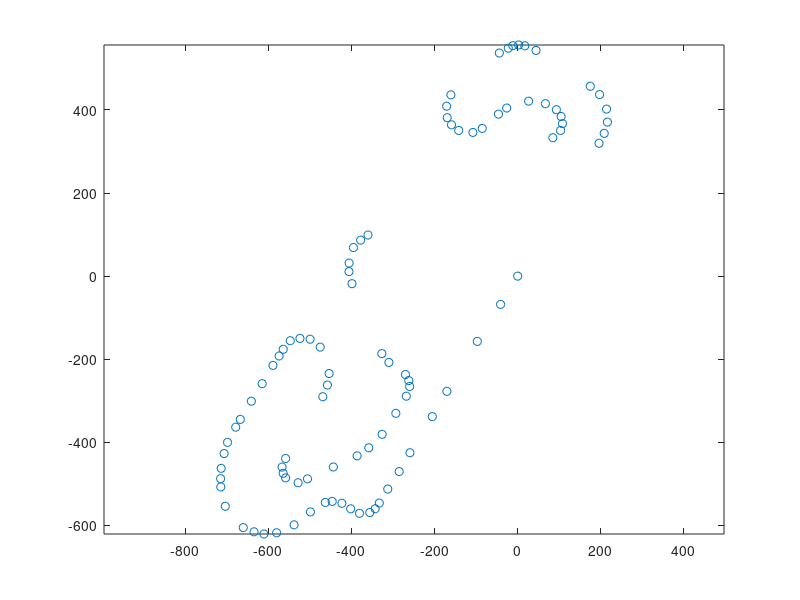

Here is the MATLAB script that generated this plot: (Note: this script raises an error after producing the figure.)
Coord = [41.56977149042216, 2.2610085554001316
41.56915985989898, 2.2604975951331587
41.568359153254626, 2.25980345169676
41.56727908718021, 2.258896327326605
41.56673133142587, 2.2584608230759082
41.56595018781376, 2.2577943400886005
41.56554241727891, 2.2574725896968166
41.565164207295346, 2.257132269255227
41.56486171279182, 2.256879515593584
41.564737677993996, 2.2567577207625638
41.56465498799699, 2.2565964553441193
41.56463895625053, 2.2562885850768186
41.564735990444575, 2.256026951736109
41.564856650154155, 2.255764190630238
41.56489715126424, 2.2554743640416066
41.564874369392236, 2.2552702449033286
41.56466933218906, 2.2548247915861714
41.56439004177655, 2.2543376122308185
41.56421751224624, 2.253817296905009
41.56419142302621, 2.2534391054082312
41.56423882269426, 2.2531434056696984
41.56432989644565, 2.252822197365407
41.564791472367276, 2.2522857555890377
41.565210901551374, 2.2521516451029022
41.56538950647221, 2.2521462353995187
41.56561226664362, 2.2521623739425536
41.565931632386715, 2.2522503920521864
41.566174173568335, 2.2523528107731647
41.56650328822991, 2.2525968917927224
41.56667186896909, 2.25273369248633
41.567065197888574, 2.2530636042090064
41.56744447706954, 2.253385469274828
41.567839808041334, 2.25370733438921
41.56818821978651, 2.2540138490396635
41.56804371332207, 2.253890418208712
41.56837386963705, 2.2542234249886484
41.568424037952454, 2.254513103547888
41.5684059773634, 2.2548161931515365
41.56823540488443, 2.2551166005463035
41.56766348210963, 2.2553821392256057
41.56741496882125, 2.2553319009824775
41.56716200387858, 2.25519474380137
41.5658255688494, 2.254084727510793
41.56563942035205, 2.253979467348548
41.56550479464634, 2.254012673024579
41.565405540710564, 2.254084727510793
41.56530053324923, 2.2544579226314805
41.56538406192591, 2.25473861645759
41.56564161606006, 2.2555094334813903
41.565882845206765, 2.25621863821475
41.56605677802089, 2.2565664329622006
41.56634821369126, 2.2569650284561242
41.56680281213009, 2.2573734520609077
41.56717393620304, 2.257685901124496
41.56738394486571, 2.2577847818829686
41.56751147927872, 2.257759422569031
41.567641681836896, 2.2576603835094065
41.56790419067727, 2.2571659796955252
41.568095105513606, 2.2569554593710355
41.56960808566598, 2.2560655325215206
41.56987058650365, 2.25597622087282
41.5700543364595, 2.255979410582459
41.57038984994326, 2.256109207724592
41.5705506973404, 2.25632389838617
41.57066113743711, 2.2565428889290122
41.572766168676836, 2.2620575393983087
41.572923663984646, 2.262288925617145
41.57307122680947, 2.262343927264801
41.57322588363044, 2.262304098494934
41.57337202689165, 2.262161852888265
41.57350256234053, 2.2618356362969725
41.57355789794326, 2.261334931711351
41.57340891737425, 2.2606806019206767
41.57327696286503, 2.2604359394331786
41.57296764909741, 2.259950407762417
41.572881097729244, 2.2596716063349613
41.572923663988966, 2.2592486627311343
41.57304555569159, 2.259033405308225
41.57320006280826, 2.2589060003567343
41.57344887868485, 2.258889907104575
41.573693680462554, 2.259014629817581
41.57459974299793, 2.2604603554860785
41.574703457883956, 2.260727520273102
41.5747579982441, 2.2608636238092856
41.57477274076846, 2.2610360821070095
41.57475472227132, 2.2612217230969613
41.57465541025821, 2.2615554034048944
41.57388059303402, 2.2631744138199608
41.573700050484824, 2.263449580016223
41.573386208984594, 2.263659337780758
41.57310442525407, 2.263684147835125
41.57286144908219, 2.2635894185221095
41.57264546948682, 2.2634360472355177];
%41.569775723658736, 2.2610141026435477];

d2r = pi/180;
Coord = Coord*d2r;


%% Translation x y coordinates


lat1 = 43.5;
clat1 = cos(lat1*d2r);
R = 6371*1000;

Lat0 = Coord(1,1);
Long0 = Coord(1,2);
Lat = Coord(2:end,1);
Long = Coord(2:end,2);

x = R*(Long-Long0)*clat1;
y = R*(Lat-Lat0);

X = [0;x];
Y = [0;y];
plot(X,Y,'o')
axis equal
%% Spline Sections
dx = 0.01;

%section 1
x = X(1:25);
y = Y(1:25);
xs1 = flip(x(end):dx:x(1));
s1 = pchip(x,y,xs1);

%section 2
x = X(25:40);
y = Y(25:40);
xs2 = x(1):dx:x(end);
s2 = pchip(x,y,xs2);

%section 3
x = X(40:44);
y = Y(40:44);
xs3 = flip(x(end):dx:x(1));
s3 = pchip(x,y,xs3);

%section 4
x = X(44:55);
y = Y(44:55);
xs4 = x(1):dx:x(end);
s4 = pchip(x,y,xs4);

%section 5
x = X(55:61);
y = Y(55:61);
xs5 = flip(x(end):dx:x(1));
s5 = pchip(x,y,xs5);

%section 6
x = X(61:68);
y = Y(61:68);
xs6 = x(1):dx:x(end);
s6 = pchip(x,y,xs6);

%section 7
x = X(68:80);
y = Y(68:80);
xs7 = flip(x(end):dx:x(1));
s7 = pchip(x,y,xs7);

%section 8
x = X(80:91);
y = Y(80:91);
xs8 = x(1):dx:x(end);
s8 = pchip(x,y,xs8);

%section 9
x = [X(91:end);0];
y = [Y(91:end);0];
xs9 = flip(x(end):dx:x(1));
s9 = pchip(x,y,xs9);


xs = [xs1,xs2(2:end),xs3(2:end),xs4(2:end),xs5(2:end),xs6(2:end),xs7(2:end),xs8(2:end),xs9(2:end-1)];
s = [s1,s2(2:end),s3(2:end),s4(2:end),s5(2:end),s6(2:end),s7(2:end),s8(2:end),s9(2:end-1)];
hold on
plot(xs,s)
axis equal



%%
Track.X = xs;
Track.Y = s;
